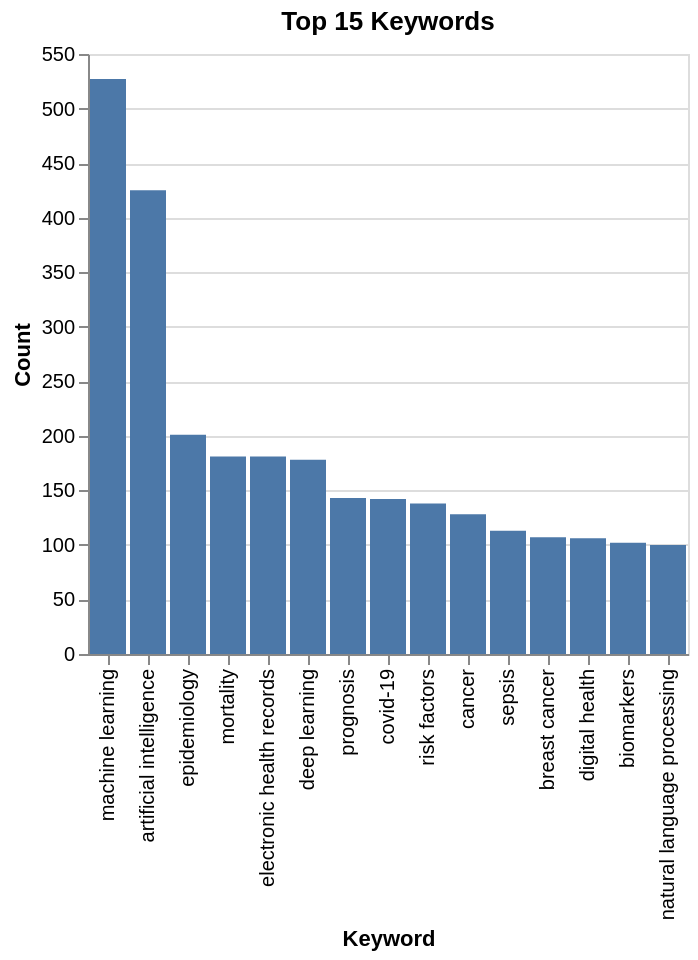

Notebook code for this chart:
### Code cell
(
    alt.Chart(top_keywords)
    .mark_bar()
    .encode(
        x=alt.X(
            "keyword:O",
            title="Keyword",
            sort=alt.SortField("count", order="descending"),
        ),
        y=alt.Y("count:Q", title="Count"),
    )
    .properties(title="Top 15 Keywords")
)

### Figure 1 — Vega-Lite specification as saved in the notebook (floating-point values rounded to 4 significant figures)
{"config": {"view": {"continuousWidth": 300, "continuousHeight": 300}}, "data": {"name": "data-d4ae80f433c85284f2724927b3ac6fe0"}, "mark": {"type": "bar"}, "encoding": {"x": {"field": "keyword", "sort": {"field": "count", "order": "descending"}, "title": "Keyword", "type": "ordinal"}, "y": {"field": "count", "title": "Count", "type": "quantitative"}}, "title": "Top 15 Keywords", "$schema": "https://vega.github.io/schema/vega-lite/v6.1.0.json", "datasets": {"data-d4ae80f433c85284f2724927b3ac6fe0": [{"keyword": "machine learning", "count": 527}, {"keyword": "artificial intelligence", "count": 425}, {"keyword": "epidemiology", "count": 201}, {"keyword": "mortality", "count": 181}, {"keyword": "electronic health records", "count": 181}, {"keyword": "deep learning", "count": 178}, {"keyword": "prognosis", "count": 143}, {"keyword": "covid-19", "count": 142}, {"keyword": "risk factors", "count": 138}, {"keyword": "cancer", "count": 128}, {"keyword": "sepsis", "count": 113}, {"keyword": "breast cancer", "count": 107}, {"keyword": "digital health", "count": 106}, {"keyword": "biomarkers", "count": 102}, {"keyword": "natural language processing", "count": 100}]}}
